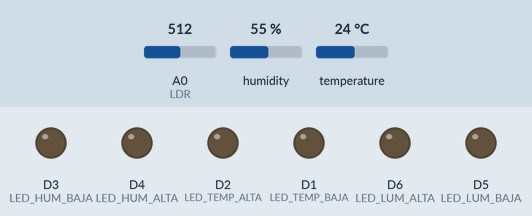
A sketch run on a simulated ESP8266 (NodeMCU). On the bench: output pins drawn as LEDs (lit = HIGH). The inputs (shaded band) are chosen by the test bench; at power-on: humidity 55 %, A0 (LDR) = 512, temperature 24 °C. WiFi joins after 1.5 s; servers stay silent unless stated; no MQTT or app messages arrive unless stated; what the sketch prints to the serial monitor is not drawn.

Above: at 2.7 s.
2.8 s: humidity set to 68 %
At 12.7 s:
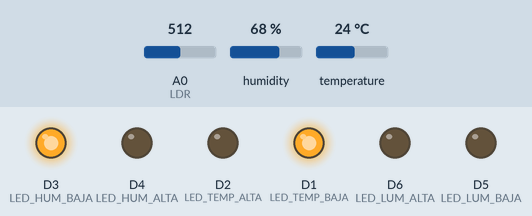
17.9 s: humidity set to 71 %
33.0 s: A0 (LDR) set to 467
48.1 s: A0 (LDR) set to 448
At 52.2 s:
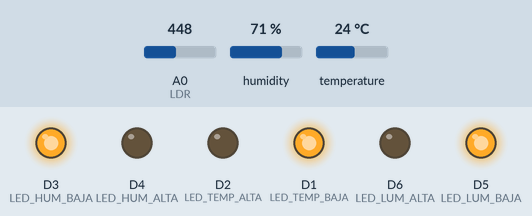
63.2 s: temperature set to 29 °C
78.3 s: temperature set to 32 °C
At 82.4 s:
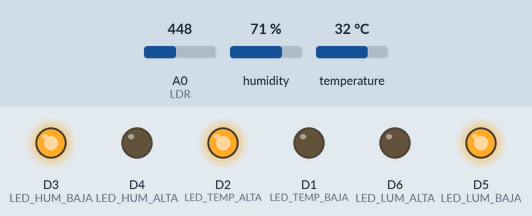
Timing chart, 0 to 83.9 s (numbered marks = the images above; inputs shaded):
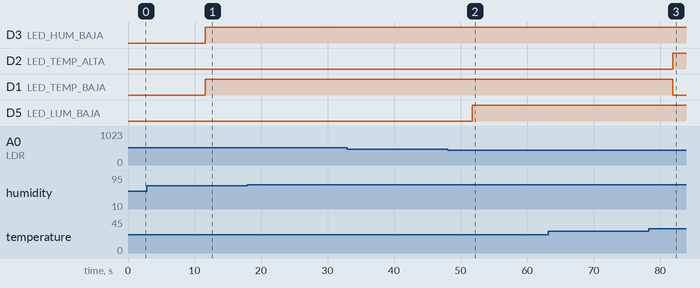

Measured:
- the behaviour switches between 461 and 460 on A0 (LDR) (found by bisection; images 1 and 2)
- the behaviour switches between 30 and 31 °C on temperature (found by bisection; images 2 and 3)
- after the input at 17.9 s, every drawn part: stays the same
- after the input at 33.0 s, every drawn part: stays the same
- after the input at 48.1 s, D5 (LED_LUM_BAJA): LOW → HIGH after 3.7 s
- after the input at 63.2 s, every drawn part: stays the same
- after the input at 78.3 s, D2 (LED_TEMP_ALTA): LOW → HIGH after 3.6 s; D1 (LED_TEMP_BAJA): HIGH → LOW after 3.6 s

The sketch:

proyecto.ino
```cpp
/***********************************

Proyecto de Programación de Artefactos - Ciclo 02/21

Presentado por:
JOSE ENRIQUE GARCIA AREVALO 00093619
RODRIGO ANIBAL HERNANDEZ GARCIA 00050519
ANTONIO ALEXIS PERTUZ ARÉVALO 00267016

Sistema de control de temperatura, humedad y luminosidad para cultivos con envió de datos a la nube
Cultivo elegido: Verdolaga

Recomendaciones para el cultivo:
Temperatura adecuada: 18ªC a 25ºC
Humedad adecuada: 70% a 80%
Luminosidad: Necesita abundante luz, al menos que el sol sea muy intenso, colocar en lugares de semisobra
Riego:
Regar 1 o 2 veces a la semana abundantemente pero sin encharcar la maceta, si la temperatura es mayor
de la adecuada, regar más frecuentemente.


***********************************/


#include <DHT.h>
#include <DHT_U.h>

#include <ESP8266WiFi.h>
#include "Adafruit_MQTT.h"
#include "Adafruit_MQTT_Client.h"


/************************* WiFi Access Point *********************************/


#define WLAN_SSID       "iPhone de Rodrigo"     //your SSID
#define WLAN_PASS       "123456789"         //your password

/************************* Adafruit.io Setup *********************************/

#define AIO_SERVER      "io.adafruit.com"
#define AIO_SERVERPORT  1883                                // use 8883 for SSL
#define AIO_USERNAME  "apertuz"                             //your AIO username at ADAFRUIT
#define AIO_KEY       "aio_GDIe90Sn6eh5TWSvCfvnifx1G611"                                 //your AIO Key at ADAFRUIT

/******************* Declarar pines y variables *************************/

/********** Sensor **********/
#define DHTPIN D0
#define DHTTYPE DHT11
DHT dht(DHTPIN, DHTTYPE);

/********** LDR **********/
#define LDR A0
int lum; // guardaremos el valor que nos de el sensor (0 a 1023)
float luminosidad_porcentaje; // guardaremos el valor que nos da el sensor convertido a porcentaje
float coeficiente_porcentaje = 100.0 / 1023.0; // factor para convertir el valor del sensor a porcentaje

/********** LEDS: **********/
#define LED_TEMP_BAJA D1
#define LED_TEMP_ALTA D2
#define LED_HUM_BAJA D3
#define LED_HUM_ALTA D4
#define LED_LUM_BAJA D5
#define LED_LUM_ALTA D6

/************ Global State (you don't need to change this!) ******************/

// Create an ESP8266 WiFiClient class to connect to the MQTT server.
WiFiClient client;
// or... use WiFiClientSecure for SSL
//WiFiClientSecure client;

// Setup the MQTT client class by passing in the WiFi client and MQTT server and login details.
Adafruit_MQTT_Client mqtt(&client, AIO_SERVER, AIO_SERVERPORT, AIO_USERNAME, AIO_USERNAME, AIO_KEY);

/****************************** Feeds for Publishing***************************************/
// Setup a feed called 'temperatura' for publishing
Adafruit_MQTT_Publish temperatura = Adafruit_MQTT_Publish(&mqtt, AIO_USERNAME "/feeds/temperatura");

// Setup a feed called 'humedad' for publishing
Adafruit_MQTT_Publish humedad = Adafruit_MQTT_Publish(&mqtt, AIO_USERNAME "/feeds/humedad");

// Setup a feed called 'luminosidad' for publishing
Adafruit_MQTT_Publish luminosidad = Adafruit_MQTT_Publish(&mqtt, AIO_USERNAME "/feeds/luminosidad");

// Setup a feed called 'frecuencia_riego' for publishing
Adafruit_MQTT_Publish frecuencia_riego = Adafruit_MQTT_Publish(&mqtt, AIO_USERNAME "/feeds/frecuencia_riego");

/*************************** Sketch Code ************************************/


//*********************************************** SetUp *****************************/

void setup() {

  /******** Declaramos dispositivos de entrada o salida ********/

  pinMode(LDR, INPUT);
  pinMode(LED_TEMP_BAJA, OUTPUT);
  pinMode(LED_TEMP_ALTA, OUTPUT);
  pinMode(LED_HUM_BAJA, OUTPUT);
  pinMode(LED_HUM_ALTA, OUTPUT);
  pinMode(LED_LUM_BAJA, OUTPUT);
  pinMode(LED_LUM_ALTA, OUTPUT);

  Serial.begin(115200); //inicio de comunicacion serie

  dht.begin(); // inicio de comunicación con el sensor dht11

  delay(10);

  //****************************************** Connect to WiFi access point.
  Serial.println(); Serial.println();
  Serial.print("Connecting to ");
  Serial.println(WLAN_SSID);

  WiFi.begin(WLAN_SSID, WLAN_PASS);
  while (WiFi.status() != WL_CONNECTED) {
    delay(500);
    Serial.print(".");
  }
  Serial.println();
  Serial.println("WiFi connected");
  Serial.println("IP address: "); Serial.println(WiFi.localIP());
}


//***************************************************** Loop ********************************/
void loop() {
  MQTT_connect();
  mqtt.processPackets(10000);
  if(! mqtt.ping()) {   // ping the server to keep the mqtt connection alive
    mqtt.disconnect();
  }

  //********* Capturar temperatura y humedad por medio del sensor *********/

  float t = dht.readTemperature(); // Leemos la temperatura en grados centígrados (por defecto)
  float h = dht.readHumidity();

  // Comprobamos si ha habido algún error en la lectura
  if (isnan(t) || isnan(h)) {
    Serial.println("Error obteniendo los datos del sensor DHT11");
    return;
  }
  //Imprimimos la temperatura y humedad
  Serial.print("Temperatura: ");
  Serial.print(t);
  Serial.print("  Humedad: ");
  Serial.println(h);

  //*********** Publicamos la temperatura y humedad en sus gauge y gráficos respectivos ***********/

  temperatura.publish(t); // Si la temperatura es menor de 18 o mayor de 25, se encienden alertas en adafruit
  humedad.publish(h); // Si la humedad es menor de 70 o mayor de 80, se encienden alertas en adafruit


  //*********** Leemos la luminosidad del LDR y la convertimos a porcentaje ***********/

  lum = analogRead(LDR);
  luminosidad_porcentaje = lum * coeficiente_porcentaje;
  Serial.print("luminosidad: ");
  Serial.print(lum);
  Serial.print(" luminosidad_porcentaje: ");
  Serial.println(luminosidad_porcentaje);


  //*********** Publicamos la luminosidad (procentaje) en su gauge y gráfico ***********/

  luminosidad.publish(luminosidad_porcentaje); // Si la luminosidad es menor de 45 o mayor de 90, se encienden alertas en adafruit


  //*********** Dependiendo del valor de la temperatura, se encenderán leds como alertas y
  // se publicará la frecuencia con la que se recomienda regar la Dalia ***********/

  // Temperatura
  if (t < 25) {
    frecuencia_riego.publish("Regar 1 vez a la semana"); // Si la temp es menor a 25, se recomienda regar 1 vez a la semana
    digitalWrite(LED_TEMP_BAJA, HIGH); // Se enciende alerta por temperatura muy baja
    digitalWrite(LED_TEMP_ALTA, LOW);
  } else if (t >= 25 && t <= 30) {
    frecuencia_riego.publish("Regar 2 veces a la semana"); // Si la temp es ideal, se recomienda regar 2 veces a la semana
  } else if (t > 30){
    frecuencia_riego.publish("Regar 4 veces a la semana"); // Si la temp es mayor a 30, se recomienda regar 4 veces a la semana
    digitalWrite(LED_TEMP_BAJA, LOW);
    digitalWrite(LED_TEMP_ALTA, HIGH); // Se enciende alerta por temperatura muy alta (regar más abundantemente)
  }

  // Humedad
  if (h < 70) {
    digitalWrite(LED_HUM_BAJA, HIGH); // Se enciende alerta por humedad muy baja
    digitalWrite(LED_HUM_ALTA, LOW);
  } else if (h > 80) {
    digitalWrite(LED_HUM_BAJA, LOW);
    digitalWrite(LED_HUM_ALTA, HIGH); // Se enciende alerta por humedad muy alta
  }

  // Luminosidad
  if (luminosidad_porcentaje < 45) {
    digitalWrite(LED_LUM_BAJA, HIGH); // Se enciende por muy poca luz
    digitalWrite(LED_LUM_ALTA, LOW);
  } else if (luminosidad_porcentaje > 90) {
    digitalWrite(LED_LUM_BAJA, LOW);
    digitalWrite(LED_LUM_ALTA, HIGH); // Se enciende por mucha
  }
}


// Function to connect and reconnect as necessary to the MQTT server.
void MQTT_connect() {
  int8_t ret;
  // Stop if already connected.
  if (mqtt.connected()) {
    return;
  }
  Serial.print("Connecting to MQTT... ");
  uint8_t retries = 3;
  while ((ret = mqtt.connect()) != 0) { // connect will return 0 for connected
    Serial.println(mqtt.connectErrorString(ret));
    Serial.println("Retrying MQTT connection in 10 seconds...");
    mqtt.disconnect();
    delay(10000);  // wait 10 seconds
    retries--;
    if (retries == 0) {       // basically die and wait for WDT to reset me
     while (1);
    }
  }

  Serial.println("MQTT Connected!");
}
```
